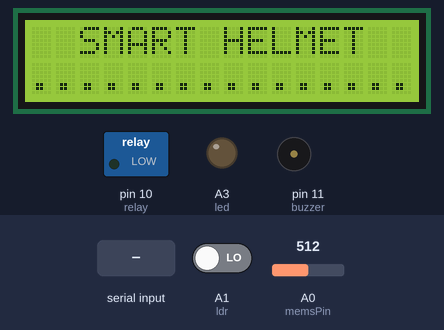
Bench run of a sketch on a simulated Arduino Mega 2560, built for the host (arithmetic inside an expression is 32-bit, double 64-bit). On the bench: 16×2 character LCD, switched loads named in the sketch (green lamp = pin HIGH), output pins drawn as LEDs (lit = HIGH), buzzer (waves = sounding, pin HIGH). The test bench sets the inputs (shaded band); at power-on: A0 (memsPin) = 512, A1 (ldr) LOW. WiFi joins after 1.5 s; servers stay silent unless stated; uploads are accepted with an empty reply; what the sketch prints to the serial monitor is not drawn.

Above: at 3.1 s.
At 6.8 s:
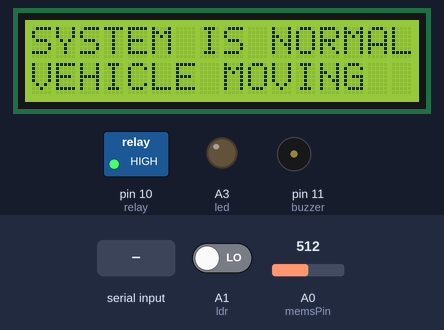
6.9 s: A0 (memsPin) set to 413
10.2 s: A0 (memsPin) set to 391
At 11.9 s:
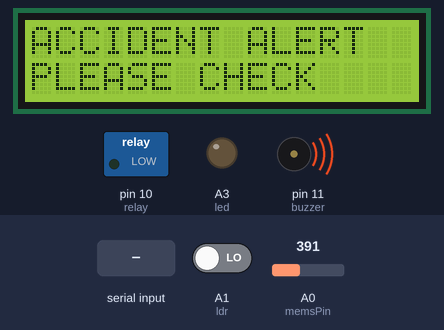
15.8 s: A1 (ldr) driven HIGH
At 20.4 s:
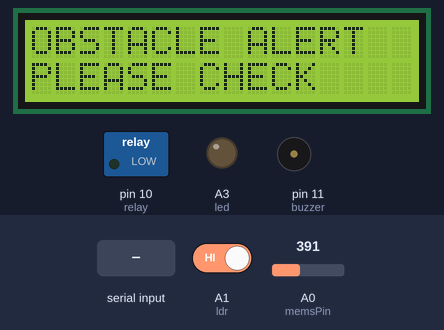
21.2 s: "HELMET" received over the second serial link
At 23.4 s:
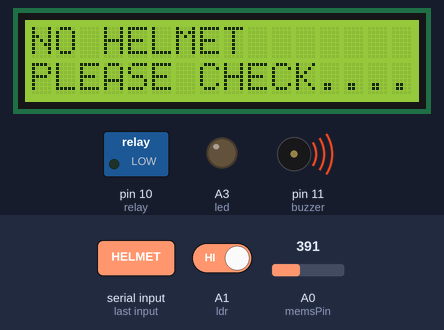
25.4 s: "ALCOHOL" received over the second serial link
At 29.8 s:
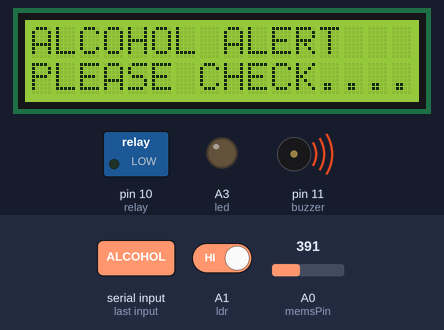
31.0 s: "1" received over the second serial link
Timing chart, 0 to 37.6 s (numbered marks = the images above; inputs shaded):
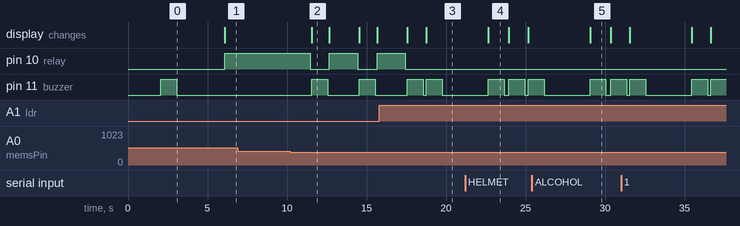

The sketch:

rx_of_smart_helmet_iot_bharath.ino
```cpp
#include "WiFiEsp.h"
#include<String.h>

// Emulate Serial1 on pins 6/7 if not present
#ifndef HAVE_HWSERIAL1
#include "SoftwareSerial.h"
SoftwareSerial Serial1(12, 13); // RX, TX
SoftwareSerial SIM900(2, 3); // RX, TX
#endif
char ssid[] = "project12";            // your network SSID (name)
char pass[] = "project123456";        // your network password
int status = WL_IDLE_STATUS;     // the Wifi radio's status

char server[] = "projectsiot.xyz";
char server1[] = "sms.scubedigi.com";


String read_msg = "\0";


String ALC = "N";
String HEL = "N";
String OBS = "N";
String ACCI = "N";
String LOC = "%20";


String A = "GET /IoTProjects/SmartHelmet1/uploadhelmet.php?a=";
String Z = " HTTP/1.1";
String msg = "GET /api.php?username=Mydreamacd&password=Mydrm123&to=";
String bulk = "\0";
String iot = "\0";

// Initialize the Ethernet client object
WiFiEspClient client;

#include <LiquidCrystal.h>
LiquidCrystal lcd (4,5,6,7,8,9);

#define buzzer 11
#define relay 10
#define ldr A1
#define memsPin A0
#define ir A1
#define led A3

int mems = 0;
void beep ()
{
  digitalWrite(buzzer, HIGH);
  delay(1000);
  digitalWrite(buzzer, LOW);
  delay(100);
}

 void lcdstring (unsigned int a, unsigned int b, String data)
 {
  lcd.setCursor(a,b);
  lcd.print(data);
 }

void setup()
{
  // initialize serial for debugging
  Serial.begin(9600);
Serial.println(F("BYKE SECTION OF *** SMART HELMET ***"));
//SIM900.begin(9600);


lcd.begin(16,2);
  lcd.setCursor(4,0);
   lcd.print("WELCOME");
   lcd.setCursor(0,1);
   lcd.print(" ................ ");

   lcd.clear();
        lcd.setCursor(2,0);
        lcd.print("SMART HELMET ");
        lcd.setCursor(0,1);
         lcd.print("................. ");
         delay(2000);
        //  lcd.clear();
pinMode(buzzer,OUTPUT);
pinMode(relay,OUTPUT);
pinMode(led,OUTPUT);
pinMode(ldr,INPUT);
pinMode(memsPin,INPUT);
pinMode(ir,INPUT);


beep ();

  // initialize serial for ESP module
  Serial1.begin(9600);
  // initialize ESP module
  WiFi.init(&Serial1);

Serial1.listen (); delay(1000);

  // check for the presence of the shield
  if (WiFi.status() == WL_NO_SHIELD) {
    Serial.println(F("WiFi shield not present"));
    // don't continue
    while (true);
  }

  // attempt to connect to WiFi network
  while ( status != WL_CONNECTED) {
    Serial.print(F("Attempting to connect to WPA SSID: "));
    Serial.println(ssid);
    // Connect to WPA/WPA2 network
    status = WiFi.begin(ssid, pass);
  }


}

void loop()
{
mems = analogRead(memsPin);
Serial.println("mems = "+String(mems));

//lcd.setCursor(0,1);
//lcd.print("mems="+String(mems));
//delay(1000);

//int ldr_read1=analogRead(ldr);
//Serial.print("LDR:");
//    Serial.print("\t");
//  Serial.println(ldr_read1);
//  delay(10);
//
//  if(ldr_read1<400){
//digitalWrite(led,LOW);
//    delay(100);
//  }
//  if(ldr_read1>400){
//
//digitalWrite(led,HIGH);
//    delay(100);
//
//  }
//
   read_msg = "\0";

SIM900.listen (); delay(200);
ShowSerialData() ;

// RECEIVE RF SIGNAL AND CHECK ON BOARD IGNITION SWITCH
if (read_msg.indexOf("HELMET") != (-1))
{
  HEL = "Y";
  Serial.println("alcohol alert please check...");
    digitalWrite(relay,0);
    delay(100);
    lcd.setCursor(0,0);
    lcd.print("NO HELMET      ");
    lcd.setCursor(0,1);
    lcd.print("PLEASE CHECK......");
    beep();
    delay(100);
 LOC = "%20";
}
else
{

  HEL = "N";
LOC = "%20";
LOC = "%20";
}
if (read_msg.indexOf("ALCOHOL") != (-1))
{
ALC = "Y";
  Serial.println("alcohol alert please check...");
    digitalWrite(relay,0);
    delay(100);
    lcd.setCursor(0,0);
    lcd.print("ALCOHOL ALERT    ");
    lcd.setCursor(0,1);
    lcd.print("PLEASE CHECK......");
    beep();
    delay(100);
 LOC = "%20";
}
else
{

ALC = "N";
LOC = "%20";
LOC = "%20";
}

 if (mems < 400)
{
  ACCI = "Y";
LOC = "%20";
  Serial.println("accident occured......");
  digitalWrite(relay,0);
  digitalWrite(relay,0);
    delay(100);
    lcd.setCursor(0,0);
    lcd.print("ACCIDENT ALERT  ");
    lcd.setCursor(0,1);
    lcd.print("PLEASE CHECK     ");
    beep();
}
else
{

  ACCI = "N";
  LOC = "%20";
}
if (digitalRead(ir)==HIGH)
{
 OBS = "Y";
LOC ="%20";
  Serial.println("OBSTACLE occured......");
  digitalWrite(relay,0);
  digitalWrite(relay,0);
    delay(100);
    lcd.setCursor(0,0);
    lcd.print("OBSTACLE ALERT  ");
    lcd.setCursor(0,1);
    lcd.print("PLEASE CHECK   ");
    beep();

}

else
{

 OBS = "N";
 LOC = "%20";
}
if ((digitalRead(ir)==LOW)&&(mems > 300)&&(read_msg.indexOf("HELMET")==(-1))&&(read_msg.indexOf("ALCOHOL")==(-1)))
{
  Serial.println("system is normal");
  lcdstring(0,0,"SYSTEM IS NORMAL   ");
  lcdstring(0,1,"VEHICLE MOVING      ");

  digitalWrite(relay,1);
  delay(100);

 read_msg = "\0";
}


 iot = A +ALC + "&b=" + OBS + "&c=" + ACCI + "&d=" + HEL + Z;

Serial1.listen (); delay(500);

 Serial.print(F("IOT = ")); Serial.println(iot);

  // if the server's disconnected, stop the client
  if (!client.connected()) {
    Serial.println(F("Disconnecting from server..."));
    client.stop();

    // do nothing forevermore
    //while (true);
  }
  client.stop();
  client.flush();

  for (int x = 0; x < 1; x++)
  {
    delay(10);
    Serial.println(x, DEC);
  }
  Serial.println(F("Starting connection to server..."));
  // if you get a connection, report back via serial
  if (client.connect(server, 80)) {
    Serial.println(F("Connected to server"));
    // Make a HTTP request

    //client.println("GET /IoTProjects/TollBooth/tollbooth.php?a=A&b=5&c=6&d=3 HTTP/1.1");

    client.println( A +ALC + "&b=" + OBS + "&c=" + ACCI + "&d=" + HEL + Z);

    client.println("Host: projectsiot.xyz");
    client.println("Connection: close");
    client.println();
    iot = "\0";


SIM900.listen (); delay(500);
  }


}// loop

void ShowSerialData()
{
  SIM900.listen();
  delay(200);
  while(SIM900.available()!=0)
   read_msg = SIM900.readString();

  Serial.println("read_msg is = "); Serial.println(read_msg);

   delay(1);
}
```

Measured:
- the behaviour switches between 400 and 399 on A0 (memsPin) (found by bisection; images 1 and 2)
- after the input at 6.9 s, every drawn part: stays the same
- after the input at 10.2 s, pin 10 (relay): alternates HIGH for 1.8 s and LOW for 1.2 s, starting after 1.3 s; pin 11 (buzzer): alternates HIGH for 1.0 s and LOW for 2.0 s, starting after 1.4 s; the display: changes after 1.4 s (image 2)
- after the input at 15.8 s, pin 10 (relay): goes on until 17.4 s, then stays LOW
- after the input at 21.2 s, the display: changes after 1.4 s (image 4)
- after the input at 25.4 s, the display: changes after 3.7 s (image 5)
- what the display in image 2 shows lasts 1.1 s, from 11.6 s to 12.7 s
- what the display in image 4 shows lasts 1.4 s, from 22.6 s to 24.0 s
